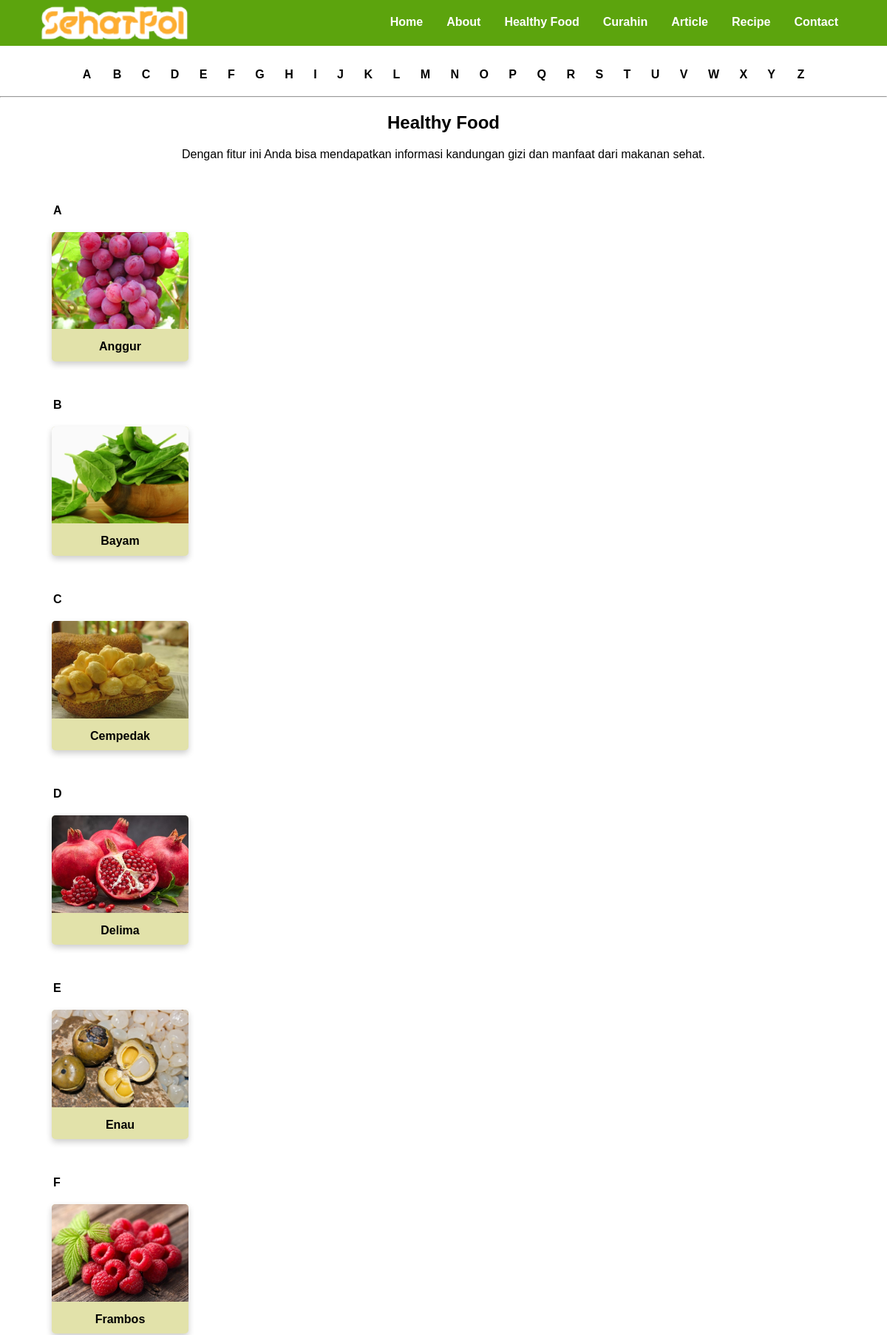
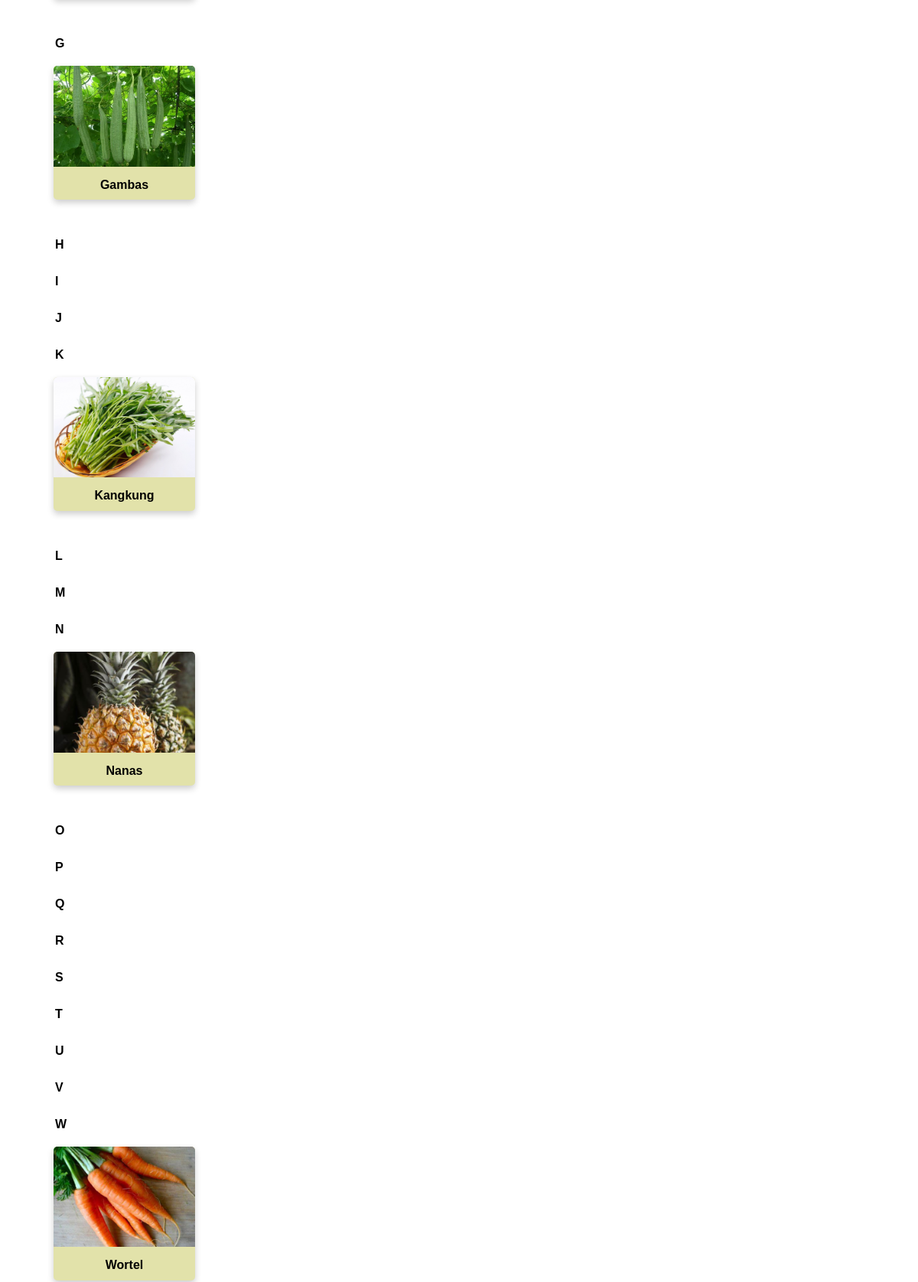
Screenshot of /user/healthyfood.php (upper part) with the database file from the repository (2 pictures, top to bottom).
### tables this page shows
CREATE TABLE `makanan` (
  `KodeM` int(10) NOT NULL,
  `Nama` varchar(50) NOT NULL,
  `Gambar` varchar(100) NOT NULL
);

### user/healthyfood.php (the view, shortened to what the rows shown need)
<!DOCTYPE html>
<html lang="en">
<head>
    <link rel="stylesheet" href="asset/css/healthyfood.css">
</head>
<body>
    <main>
        <h2 align="center" style="margin-top: 20px;">Healthy Food</h2>
        <p align="center" style="margin-top: 20px; margin-bottom: 40px;">Dengan fitur ini Anda bisa mendapatkan informasi kandungan gizi dan manfaat dari makanan sehat.</p><br>
        <div class="wrapper">
            <section id="a" style="margin-bottom: 30px;">
                <?php $i=0; ?>
                <?php
                    include"koneksi.php";
                    $query = "SELECT * FROM makanan WHERE Nama like'A%'";
                    $result = mysqli_query($conn, $query);
                    while($data = mysqli_fetch_array($result)) {
                ?>
                <?php if ($i%5==0) { ?>
                <div class="colom">
                <?php } ?>
                <a href="detailfood.php?KodeM=<?=$data['KodeM']?>">
                    <form method="post" style="margin: 20px;">
                        <div class="card" style="width: 185px; height: 175px;">
                            <div>
                            <img class="bgfood" align="center" src="asset/img/makanan/<?php echo $data['Gambar'];?>">
                            </div>
                            <div class="container">
                            <center><h4><?php echo $data["Nama"]; ?></h4></center>
                            </div>
                        </div>
                    </form>
                </a>
                <?php $i++; ?>
                    <?php } ?>
            </section>
            <section id="b" style="margin-bottom: 30px;">
                <?php $i=0; ?>
                <?php
                    include"koneksi.php";
                    $query = "SELECT * FROM makanan WHERE nama LIKE'B%'";
                    $result = mysqli_query($conn, $query);
                    while($data = mysqli_fetch_array($result)) {
                ?>
                <?php if ($i%5==0) { ?>
                <div class="colom">
                <?php } ?>
                <a href="detailfood.php?KodeM=<?=$data['KodeM']?>">
                    <form method="post" style="margin: 20px;">
                        <div class="card" style="width: 185px; height: 175px;">
                            <div>
                                <img align="center" src="asset/img/makanan/<?php echo $data['Gambar'];?>" class="bgfood">
                            </div>
                            <div class="container">
                                <center><h4><?php echo $data["Nama"]; ?></h4></center>
                            </div>
                        </div>
                    </form>
                </a>
                <?php $i++; ?>
                    <?php } ?>
            </section>
            <section id="c" style="margin-bottom: 30px;">
                <?php $i=0; ?>
                <?php
                    include"koneksi.php";
                    $query = "SELECT * FROM makanan WHERE nama LIKE'C%'";
                    $result = mysqli_query($conn, $query);
                    while($data = mysqli_fetch_array($result)) {
                ?>
                <?php if ($i%5==0) { ?>
                <div class="colom">
                <?php } ?>
                <a href="detailfood.php?KodeM=<?=$data['KodeM']?>">
                    <form method="post" style="margin: 20px;">
                        <div class="card" style="width: 185px; height: 175px;">
                            <div>
                                <img class="bgfood" align="center" src="asset/img/makanan/<?php echo $data['Gambar'];?>">
                            </div>
                            <div class="container">
                                <center><h4><?php echo $data["Nama"]; ?></h4></center>
                            </div>
                        </div>
                    </form>
                </a>
                <?php $i++; ?>
                    <?php } ?>
            </section>
            <section id="d" style="margin-bottom: 30px;">
                <?php $i=0; ?>
                <?php
                    include"koneksi.php";
                    $query = "SELECT * FROM makanan WHERE nama LIKE'D%'";
                    $result = mysqli_query($conn, $query);
                    while($data = mysqli_fetch_array($result)) {
                ?>
                <?php if ($i%5==0) { ?>
                <div class="colom">
                <?php } ?>
                <a href="detailfood.php?KodeM=<?=$data['KodeM']?>">
                    <form method="post" style="margin: 20px;">
                        <div class="card" style="width: 185px; height: 175px;">
                            <div>
                                <img class="bgfood" align="center" src="asset/img/makanan/<?php echo $data['Gambar'];?>">
                            </div>
                            <div class="container">
                                <center><h4><?php echo $data["Nama"]; ?></h4></center>
                            </div>
                        </div>
                    </form>
                </a>
                <?php $i++; ?>
                    <?php } ?>
            </section>
            <section id="e" style="margin-bottom: 30px;">
                <?php $i=0; ?>
                <?php
                    include"koneksi.php";
                    $query = "SELECT * FROM makanan WHERE nama LIKE'E%'";
                    $result = mysqli_query($conn, $query);
                    while($data = mysqli_fetch_array($result)) {
                ?>
                <?php if ($i%5==0) { ?>
                <div class="colom">
                <?php } ?>
                <a href="detailfood.php?KodeM=<?=$data['KodeM']?>">
                    <form method="post" style="margin: 20px;">
                        <div class="card" style="width: 185px; height: 175px;">
                            <div>
                                <img class="bgfood" align="center" src="asset/img/makanan/<?php echo $data['Gambar'];?>">
                            </div>
                            <div class="container">
                                <center><h4><?php echo $data["Nama"]; ?></h4></center>
                            </div>
                        </div>
                    </form>
                </a>
                <?php $i++; ?>
                    <?php } ?>
            </section>
            <section id="f" style="margin-bottom: 30px;">
                <?php $i=0; ?>
                <?php
                    include"koneksi.php";
                    $query = "SELECT * FROM makanan WHERE nama LIKE'F%'";
                    $result = mysqli_query($conn, $query);
                    while($data = mysqli_fetch_array($result)) {
                ?>
                <?php if ($i%5==0) { ?>
                <div class="colom">
                <?php } ?>
                <a href="detailfood.php?KodeM=<?=$data['KodeM']?>">
                    <form method="post" style="margin: 20px;">
                        <div class="card" style="width: 185px; height: 175px;">
                            <div>
                                <img class="bgfood" align="center" src="asset/img/makanan/<?php echo $data['Gambar'];?>">
                            </div>
                            <div class="container">
                                <center><h4><?php echo $data["Nama"]; ?></h4></center>
                            </div>
                        </div>
                    </form>
                </a>
                <?php $i++; ?>
                    <?php } ?>
            </section>
            <section id="g" style="margin-bottom: 30px;">
                <?php $i=0; ?>
                <?php
                    include"koneksi.php";
                    $query = "SELECT * FROM makanan WHERE nama LIKE'G%'";
                    $result = mysqli_query($conn, $query);
                    while($data = mysqli_fetch_array($result)) {
                ?>
                <?php if ($i%5==0) { ?>
                <div class="colom">
                <?php } ?>
                <a href="detailfood.php?KodeM=<?=$data['KodeM']?>">
                    <form method="post" style="margin: 20px;">
                        <div class="card" style="width: 185px; height: 175px;">
                            <div>
                                <img class="bgfood" align="center" src="asset/img/makanan/<?php echo $data['Gambar'];?>">
                            </div>
                            <div class="container">
                                <center><h4><?php echo $data["Nama"]; ?></h4></center>
                            </div>
                        </div>
                    </form>
                </a>
                <?php $i++; ?>
                    <?php } ?>
            </section>
            <section id="k" style="margin-bottom: 30px;">
                <?php $i=0; ?>
                <?php
                    include"koneksi.php";
                    $query = "SELECT * FROM makanan WHERE nama LIKE'K%'";
                    $result = mysqli_query($conn, $query);
                    while($data = mysqli_fetch_array($result)) {
                ?>
                <?php if ($i%5==0) { ?>
                <div class="colom">
                <?php } ?>
                <a href="detailfood.php?KodeM=<?=$data['KodeM']?>">
                    <form method="post" style="margin: 20px;">
                        <div class="card" style="width: 185px; height: 175px;">
                            <div>
                                <img class="bgfood" align="center" src="asset/img/makanan/<?php echo $data['Gambar'];?>">
                            </div>
                            <div class="container">
                                <center><h4><?php echo $data["Nama"]; ?></h4></center>
                            </div>
                        </div>
                    </form>
                </a>
                <?php $i++; ?>
                    <?php } ?>
            </section>
            <section id="n" style="margin-bottom: 30px;">
                <?php $i=0; ?>
                <?php
                    include"koneksi.php";
                    $query = "SELECT * FROM makanan WHERE nama LIKE'N%'";
                    $result = mysqli_query($conn, $query);
                    while($data = mysqli_fetch_array($result)) {
                ?>
                <?php if ($i%5==0) { ?>
                <div class="colom">
                <?php } ?>
                <a href="detailfood.php?KodeM=<?=$data['KodeM']?>">
                    <form method="post" style="margin: 20px;">
                        <div class="card" style="width: 185px; height: 175px;">
                            <div>
                                <img class="bgfood" align="center" src="asset/img/makanan/<?php echo $data['Gambar'];?>">
                            </div>
                            <div class="container">
                                <center><h4><?php echo $data["Nama"]; ?></h4></center>
                            </div>
                        </div>
                    </form>
                </a>
                <?php $i++; ?>
                    <?php } ?>
            </section>
            <section id="w" style="margin-bottom: 30px;">
                <?php $i=0; ?>
                <?php
                    include"koneksi.php";
                    $query = "SELECT * FROM makanan WHERE nama LIKE'W%'";
                    $result = mysqli_query($conn, $query);
                    while($data = mysqli_fetch_array($result)) {
                ?>
                <?php if ($i%5==0) { ?>
                <div class="colom">
                <?php } ?>
                <a href="detailfood.php?KodeM=<?=$data['KodeM']?>">
                    <form method="post" style="margin: 20px;">
                        <div class="card" style="width: 185px; height: 175px;">
                            <div>
                                <img class="bgfood" align="center" src="asset/img/makanan/<?php echo $data['Gambar'];?>">
                            </div>
                            <div class="container">
                                <center><h4><?php echo $data["Nama"]; ?></h4></center>
                            </div>
                        </div>
                    </form>
                </a>
                <?php $i++; ?>
                    <?php } ?>
            </section>
        </div>
    </main>
</body>
</html>

### rows the page displays
makanan: Gambar (picture), Nama "Anggur"
makanan: Gambar (picture), Nama "Bayam"
makanan: Gambar (picture), Nama "Cempedak"
makanan: Gambar (picture), Nama "Delima"
makanan: Gambar (picture), Nama "Enau"
makanan: Gambar (picture), Nama "Frambos"
makanan: Gambar (picture), Nama "Gambas"
makanan: Gambar (picture), Nama "Kangkung"
makanan: Gambar (picture), Nama "Nanas"
makanan: Gambar (picture), Nama "Wortel"
